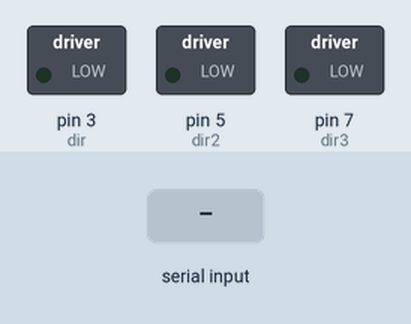
Simulated run of this sketch. Board: Arduino Mega 2560, built with avr-gcc and run on an emulated ATmega2560. Shown: switched loads named in the sketch (green lamp = pin HIGH). Inputs (shaded band) come from the test bench. Pins used as bus, display or sensor lines are not drawn.

Above: at 1.2 s.
1.3 s: "90,45\n" received over Serial
At 2.8 s:
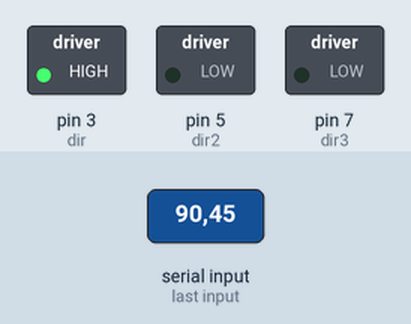
Timing chart, 0 to 4.3 s (numbered marks = the images above; inputs shaded):
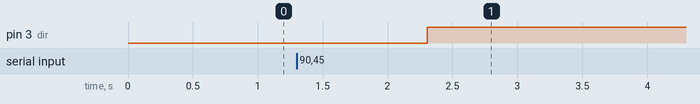

Measured:
- after the input at 1.3 s, pin 3 (dir): LOW → HIGH after 1.0 s

The sketch:

Robot_test.ino
```cpp
String a = "";
String receive = "";
int x;
int y;
int d3;
int g1;
int d2;
int step1;
int step3;
int num_step;
float angle;
#define dir 3
#define stepp 2
#define dir2 5
#define stepp2 4
#define dir3 7
#define stepp3 6
#define ct1 38
#define ct2 36
#define ct3 37
void setup() {
 pinMode(dir, OUTPUT);
 pinMode (stepp, OUTPUT);
 pinMode(dir2, OUTPUT);
 pinMode (stepp2, OUTPUT);
 pinMode(dir3, OUTPUT);
 pinMode (stepp3, OUTPUT);
 pinMode (ct1, INPUT);
 pinMode (ct2, INPUT);
 pinMode (ct3, INPUT);
 Serial.begin (9600);
}
void loop() {


 if(Serial.available ())
 {
 a = Serial.readString();
 if (a.startsWith("x") == true)
 {
 receive = a.substring(1);
 x = receive.toInt();
 }

 if (a.startsWith("y") == true)
 {
 receive = a.substring(1);
 y = receive.toInt();

 }
 d3=sqrt(x*x+y*y);
 g1=atan2(-x, y);
 //d2=z-5; lỗi chưa biết z

 step1 = ((g1 * 8) / 1.8) * 4 * 3.53;
digitalWrite (dir, HIGH);

 for (int i = 0; i<22592; i ++)
 {
 digitalWrite (stepp, HIGH);
 delayMicroseconds(200);
 digitalWrite (stepp, LOW);
 delayMicroseconds(200);
 }
 if (ct1 == HIGH)
 {
 for (int i = 0; i<step1; i ++)
 {
 digitalWrite (stepp, HIGH);
 delayMicroseconds(200);
 digitalWrite (stepp, LOW);
 delayMicroseconds(200);
 }
 }
 //di len
 digitalWrite(dir2, LOW);
 for (int i = 0; i < 14000; i++)
 {
 digitalWrite(stepp2, HIGH);
 delayMicroseconds(200);
 digitalWrite(stepp2, LOW);
 delayMicroseconds(200);
 }
 if (ct2 == HIGH)
 {
 digitalWrite(dir2, HIGH);
 for (int i = 0; i < 5000; i++)
 {
 digitalWrite(stepp2, HIGH);
 delayMicroseconds(200);
 digitalWrite(stepp2, LOW);
 delayMicroseconds(200);
 }
 }

//di lui
 digitalWrite(dir3, LOW);
for (int i = 0; i < 8000; i++) {
 digitalWrite(stepp3, HIGH);
 delayMicroseconds(200);
 digitalWrite(stepp3, LOW);
 delayMicroseconds(200);
 }
 if (ct3 == HIGH)
 {
 digitalWrite(dir3, HIGH);
 for (int i = 0; i < step3; i++)
 {
 digitalWrite(stepp3, HIGH);
 delayMicroseconds(200);
 digitalWrite(stepp3, LOW);
 delayMicroseconds(200);
 }
 }
 }
}
```
